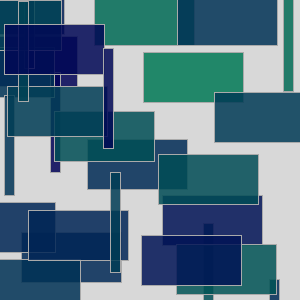
Frame 1 (no input)
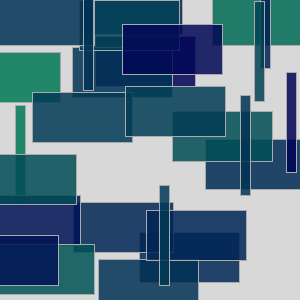
Frame 60 (the mouse pressed at the canvas centre just before this capture)
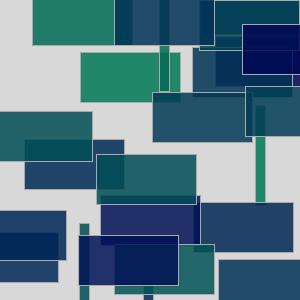
Frame 120 (the mouse held since frame 60 and released just before this capture)

The Processing sketch that drew these frames (run headless with seeded random() and noise(); from frame 60 on, the mouse is pressed at the canvas centre):

// Processing sketch: processing_39790
// ── processing_39790.pde

// limits the number of rectangles
int num = 20;
// sets the arrays
float [] x = new float[num];
float [] y = new float[num];
float [] speed = new float[num];
color [] c = new color[num];

void setup()  {
  size(300, 300);
  background(255);
  colorMode(RGB,width);
  rectMode(CENTER);
 
  //seed the arrays
  for (int i = 0; i < num; i++)  {
    x[i] = random(width);
    y[i] = random(height);
    speed[i] = 2;
    c[i] = color(0, random(width/2), 100);
  }
   
}

void draw()  {
  background(255);
 
  for (int i = 0; i < num; i++)  {
    stroke(200);
    fill(c[i],255);
    rect(x[i], y[i], 100, 50);
    rect(x[i]*2, y[i]*2, 10, 100);
    x[i] = x[i] + speed[i];
    if (x[i] > width)  {
      x[i] = 0;
    } 
  }
}
